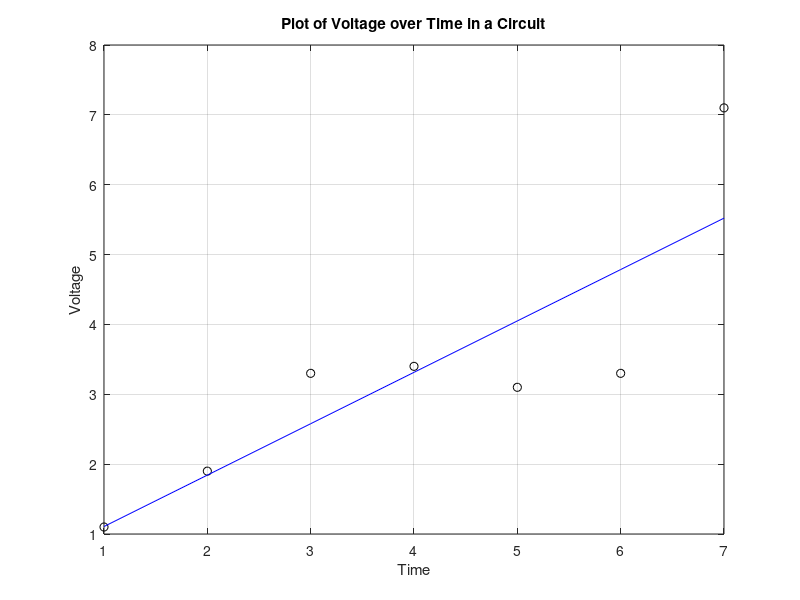

The MATLAB script that drew this image:
% MATLAB Script
% Chapter 15 Problem 7

time = 1:7;
voltage = [1.1 1.9 3.3 3.4 3.1 3.3 7.1];

% Obtain the coefficients
coefs = polyfit(time,voltage,1);
linear_curve = polyval(coefs,time);
plot(time,voltage,'ko',time,linear_curve,'b')
xlabel('Time')
ylabel('Voltage')
title('Plot of Voltage over Time in a Circuit')
grid on

% Determine what time the voltage would be 5
time5 = (5 - coefs(2))/coefs(1);
fprintf('The voltage will be 5 at time = %0.4f\n',time5)

% Checking the results
A = polyval(coefs,time5);
fprintf('At time %0.4f the voltage is = %0.2f\n',time5,A)
